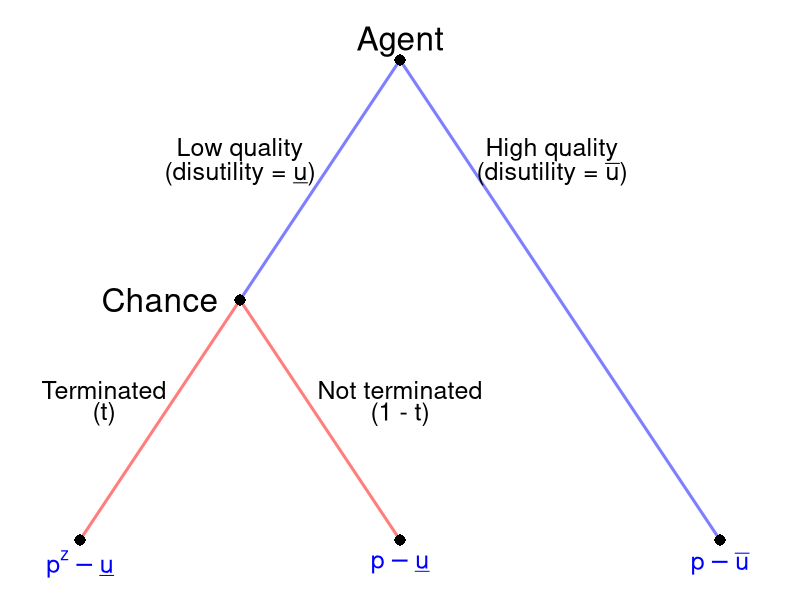

The R source for this figure:
require(shape)
#pdf(file = "information_power/info_gametree.pdf", width = 9, height = 7)
jpeg(file = "information_power/info_gametree_jpeg.jpg", width = 5*120, height = 4*120)

#Set parameters for graphics
axislabelsize <- 1.5
labelsize <- 2
actionlabelsize <- 1.5
graphlinewidth <- 3
segmentlinewidth <- 2
nodesize <- 1.5
fadelevel <- 1

col_agent = c(rgb(0, 0, 1, 0.5), rgb(1, 0, 0, 0.5), rgb(0, 0, 1, 1))

par(mar =  c(0, 0, 0, 0))

xlims <- c(0, 10)
ylims <- c(0, 10)

npts <- 501 
x <- seq(xlims[1], xlims[2], length.out = npts)
y <- seq(ylims[1], ylims[2], length.out = npts) 

plot(0, 0, xlim = xlims, ylim = ylims, type = "n",
     xlab = expression(paste("")),
     ylab = expression(paste("")), 
     xaxt = "n", 
     yaxt = "n", 
     cex.lab = axislabelsize, 
     bty = "n",
     xaxs = "i", 
     yaxs = "i")

ticksy <- seq(from = 0, to = ylims[2], by = 2)
ylabels <- seq(from = 0, to = ylims[2], by = 2)
ticksx <- seq(from = 0, to = xlims[2], by = 2)
xlabels <- seq(from = 0, to = xlims[2], by = 2)

# Agent
segments(5, 9, 3, 5, col = col_agent[1], lty = 1, lwd = 3)
segments(5, 9, 9, 1, lty = 1, col = col_agent[1], lwd = graphlinewidth)


# Principal
segments(3, 5, 1, 1, lty = 1, col = col_agent[2], lwd = graphlinewidth)
segments(3, 5, 5, 1, lty = 1, col = col_agent[2], lwd = graphlinewidth)

#Initial node
points(5, 9, pch = 16, cex = nodesize)

#P1 Nodes
points(3, 5, pch = 16, cex = nodesize)

#P2 Terminal Nodes
points(1, 1, pch = 16, cex = nodesize)
points(5, 1, pch = 16, cex = nodesize)
points(9, 1, pch = 16, cex = nodesize)

text(5, 9.3, expression(paste("Agent")), cex = labelsize)
text(3, 7.5, expression(paste("Low quality")), cex = actionlabelsize)
text(3, 7.1, expression(paste("(disutility = ", underline(u), ")")), cex = actionlabelsize)
text(6.9, 7.5, expression(paste("High quality")), cex = actionlabelsize)
text(6.9, 7.1, expression(paste("(disutility = ", bar(u), ")")), cex = actionlabelsize)


text(2, 5, expression(paste("Chance")), cex = labelsize)
text(1.3, 3.5, expression(paste("Terminated")), cex = actionlabelsize)
text(1.3, 3.1, expression(paste("(t)")), cex = actionlabelsize)
text(5, 3.5, expression(paste("Not terminated")), cex = actionlabelsize)
text(5, 3.1, expression(paste("(1 - t)")), cex = actionlabelsize)

#Payoffs 
text(1, .6, expression(p^z - underline(u)), col = col_agent[3], cex = actionlabelsize)
text(5, .6, expression(p - underline(u)),  col = col_agent[3], cex = actionlabelsize)
text(9, .6, expression(p - bar(u)), col = col_agent[3], cex = actionlabelsize)



dev.off()
